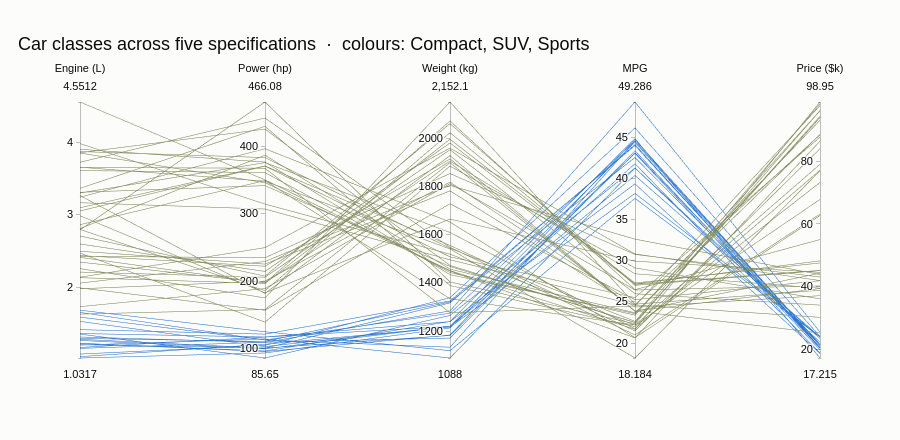

Write notebook code for a chart like this one.
### Markdown cell above
### plotly

### Code cell
import plotly.graph_objects as go
codes = df["class"].astype("category").cat.codes
names = list(df["class"].astype("category").cat.categories)
k = len(names)
scale = [[i / k, PALETTE[i]] for i in range(k)] + [[(i + 1) / k, PALETTE[i]] for i in range(k)]
fig = go.Figure(go.Parcoords(
    line=dict(color=codes, colorscale=sorted(scale), cmin=-0.5, cmax=k - 0.5),
    dimensions=[dict(label=c, values=df[c]) for c in df.columns[1:]]))
fig.update_layout(title=f"{title}  ·  colours: " + ", ".join(names), height=440)
fig.show()   # drag along an axis to filter (brushing)
